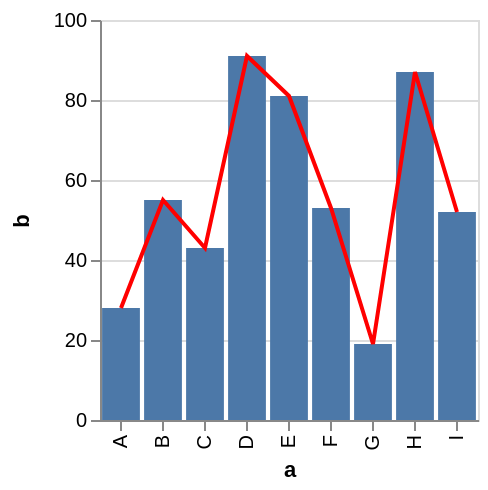

Write the Vega-Lite specification saved for this chart.
### Vega specification from a JSON file in a GitHub repository (floating-point values rounded to 4 significant figures)
{"$schema": "https://vega.github.io/schema/vega/v3.0.json", "autosize": "pad", "padding": 5, "style": "cell", "data": [{"name": "source_0", "values": [{"a": "A", "b": 28}, {"a": "B", "b": 55}, {"a": "C", "b": 43}, {"a": "D", "b": 91}, {"a": "E", "b": 81}, {"a": "F", "b": 53}, {"a": "G", "b": 19}, {"a": "H", "b": 87}, {"a": "I", "b": 52}]}, {"name": "data_1", "source": "source_0", "transform": [{"type": "formula", "expr": "toNumber(datum[\"b\"])", "as": "b"}, {"type": "filter", "expr": "datum[\"b\"] !== null && !isNaN(datum[\"b\"])"}]}, {"name": "data_2", "source": "source_0", "transform": [{"type": "formula", "expr": "toNumber(datum[\"b\"])", "as": "b"}, {"type": "filter", "expr": "datum[\"b\"] !== null && !isNaN(datum[\"b\"])"}]}], "signals": [{"name": "x_step", "value": 21}, {"name": "width", "update": "bandspace(domain('x').length, 0.1, 0.05) * x_step"}, {"name": "height", "update": "200"}], "marks": [{"name": "layer_0_marks", "type": "rect", "style": ["bar"], "from": {"data": "data_1"}, "encode": {"update": {"x": {"scale": "x", "field": "a"}, "width": {"scale": "x", "band": true}, "y": {"scale": "y", "field": "b"}, "y2": {"scale": "y", "value": 0}, "fill": {"value": "#4c78a8"}}}}, {"name": "layer_1_marks", "type": "line", "style": ["line"], "sort": {"field": "datum[\"a\"]", "order": "descending"}, "from": {"data": "data_2"}, "encode": {"update": {"x": {"scale": "x", "field": "a", "band": 0.5}, "y": {"scale": "y", "field": "b"}, "stroke": {"value": "red"}}}}], "scales": [{"name": "x", "type": "band", "domain": {"fields": [{"data": "data_1", "field": "a"}, {"data": "data_2", "field": "a"}], "sort": true}, "range": {"step": {"signal": "x_step"}}, "paddingInner": 0.1, "paddingOuter": 0.05}, {"name": "y", "type": "linear", "domain": {"fields": [{"data": "data_1", "field": "b"}, {"data": "data_2", "field": "b"}], "sort": true}, "range": [{"signal": "height"}, 0], "nice": true, "zero": true}], "axes": [{"scale": "x", "labelOverlap": true, "orient": "bottom", "title": "a", "zindex": 1, "encode": {"labels": {"update": {"angle": {"value": 270}, "align": {"value": "right"}, "baseline": {"value": "middle"}}}}}, {"scale": "y", "labelOverlap": true, "orient": "left", "tickCount": {"signal": "ceil(height/40)"}, "title": "b", "zindex": 1}, {"scale": "y", "domain": false, "grid": true, "labels": false, "maxExtent": 0, "minExtent": 0, "orient": "left", "tickCount": {"signal": "ceil(height/40)"}, "ticks": false, "zindex": 0, "gridScale": "x"}], "config": {"axis": {"domainColor": "#888", "tickColor": "#888"}, "axisY": {"minExtent": 30}}}
